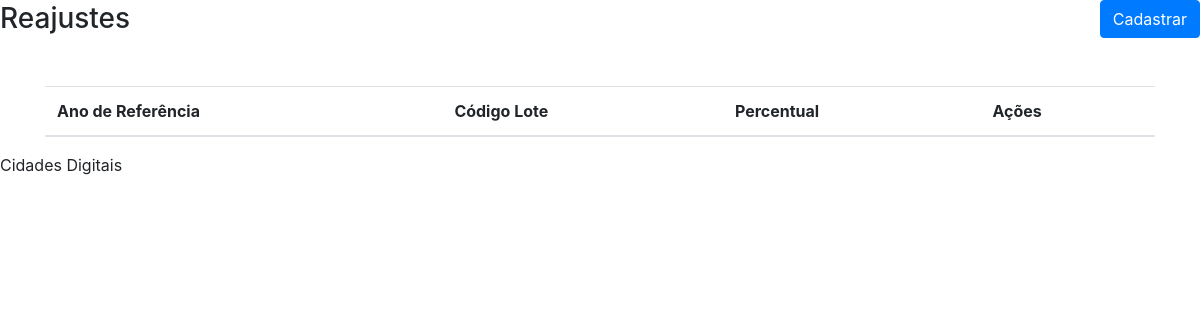
The app's page /View/Reajuste.php, older data.
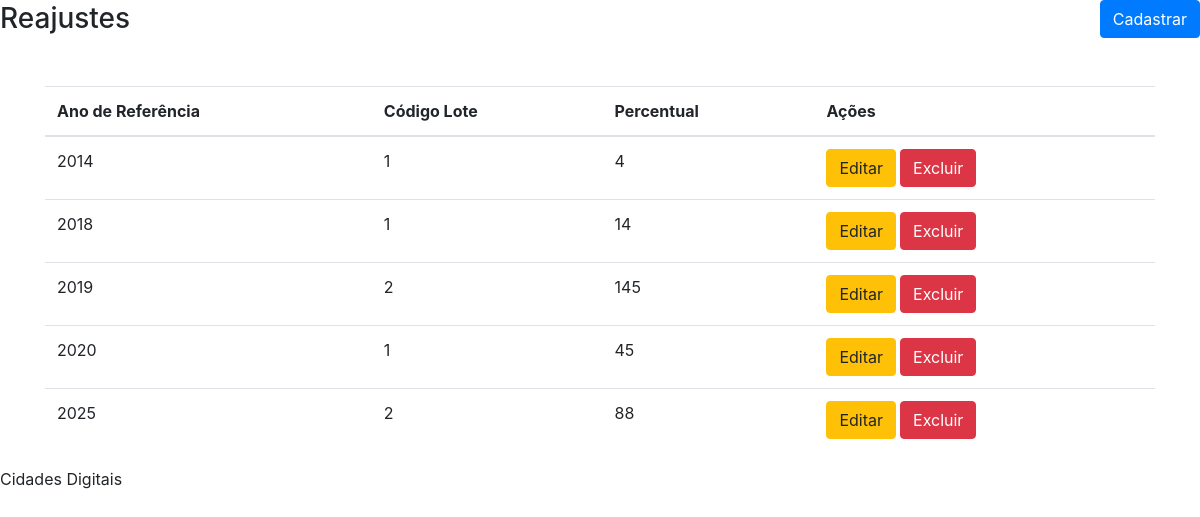
The same page, newer data.
### tables this page shows
CREATE TABLE IF NOT EXISTS `reajuste` (
  `ano_ref` int(11) NOT NULL,
  `cod_lote` int(11) NOT NULL,
  `percentual` float DEFAULT NULL,
  PRIMARY KEY (`ano_ref`,`cod_lote`),
  KEY `fk_reajuste_lote1_idx` (`cod_lote`)
);

### Model/DAO/ClassReajusteDAO.php (called while the page is built, shortened)
<?php
class ClassReajusteDAO {
    public function listarReajuste(){
        try {
            $pdo = Conexao::getInstance();
            $sql = "SELECT ano_ref, cod_lote, percentual FROM reajuste ORDER BY ano_ref ASC";
            $stmt = $pdo->prepare($sql);
            $stmt->execute();
            return $stmt->fetchAll();
        } catch (PDOException $ex) {
            return $ex->getMessage();
        }
    }
}

### Controller/ControleListarReajuste.php (called while the page is built)
<?php
require_once '../Model/DAO/ClassReajusteDAO.php';
$listar = new ClassReajusteDAO();
$dados = $listar->listarReajuste();
if($dados) {
    $array_dados = $dados;
} else {
    $array_dados = [];
}

### view/Reajuste.php (the view, shortened to what this page needs)
<?php
    include_once("_cabecalho.php");
    require_once("../Controller/ControleListarReajuste.php");
    ?>
    <main id="main">
        <div class="row mb-5">
          <div id="mainHeader" class="col-md-6 d-flex align-items-center">
            <span>
              <h3 class="mb-0">Reajustes</h3>
            </span>
          </div>
          <div class="col-md-6 text-right">
            <button type="button" class="btn btn-primary" data-toggle="modal" data-target=".cadastrar-reajuste-modal-lg">
              Cadastrar
            </button>
          </div>
        </div>
        <div class="container">
          <div class="row">
            <div class="col-12">
              <div class="table-responsive">
                <table class="table">
                  <thead>
                    <tr>
                      <th scope="col">Ano de Referência</th>
                      <th scope="col">Código Lote</th>
                      <th scope="col">Percentual</th>
                      <th scope="col">Ações</th>
                    </tr>
                  </thead>
                  <tbody>
                  <?php
                    foreach ($array_dados as $key => $value) {
                        ?>
                        <tr>
                          <td><?php echo $value['ano_ref'] ?></td>
                          <td><?php echo $value['cod_lote'] ?></td>
                          <td><?php echo $value['percentual'] ?></td>
                          <td>
                            <span class="d-flex">
                              <a href="<?php echo URL ?>View/ReajusteEditar.php?ano_ref=<?php echo $value['ano_ref'] ?>" class="btn btn-warning mr-1">
                              Editar
                            </a>
                            <button onclick="apagarDados('<?php echo URL ?>Controller/ControleApagarReajuste.php?ano_ref=<?php echo $value['ano_ref'] ?>')" class="btn btn-danger">
                              Excluir
                            </button>
                            </span>
                          </td>
                        </tr>
                        <?php
                    }
                  ?>
                  </tbody>
                </table>
              </div>
            </div>
          </div>
        </div>
    </main>
    <?php
    include_once('_rodape.php');
?>

Row changes from the older to the newer data that the page shows:
added reajuste: ano_ref "2014", cod_lote "1", percentual "4"
added reajuste: ano_ref "2018", cod_lote "1", percentual "14"
added reajuste: ano_ref "2019", cod_lote "2", percentual "145"
added reajuste: ano_ref "2020", cod_lote "1", percentual "45"
added reajuste: ano_ref "2025", cod_lote "2", percentual "88"
